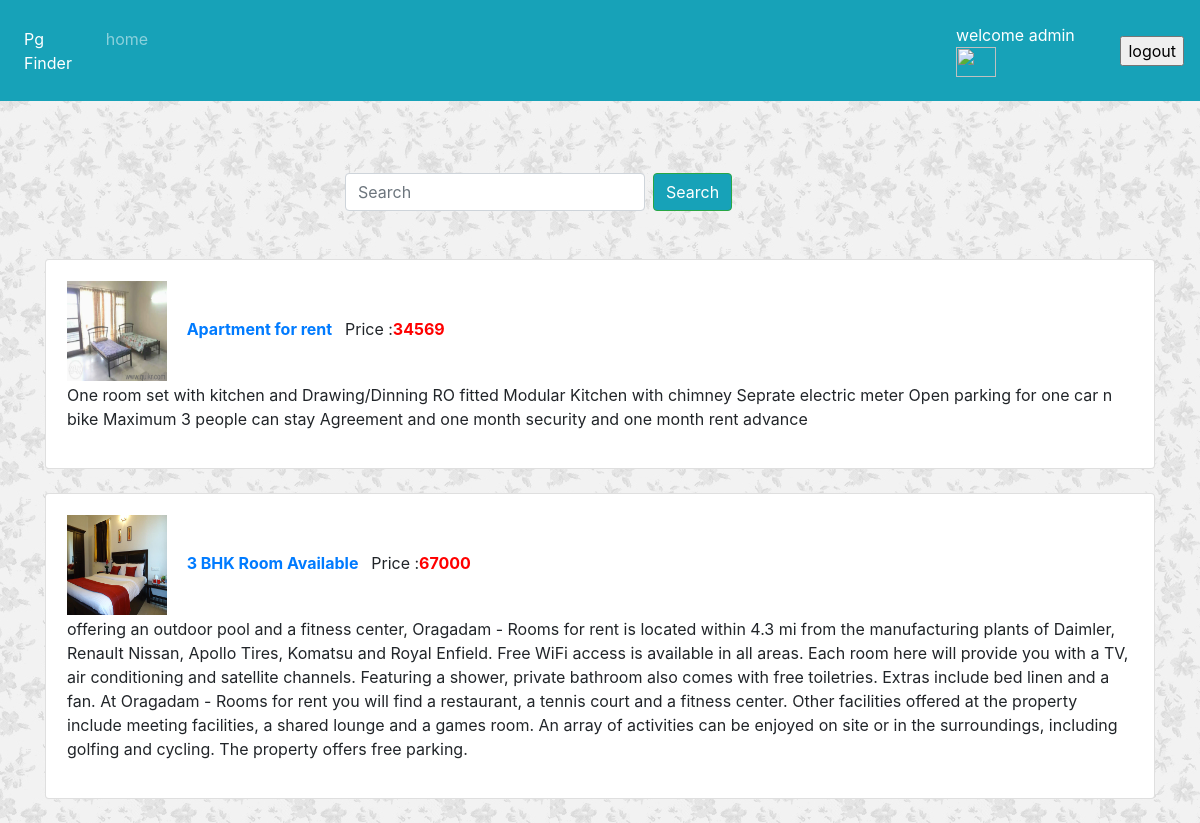
The app's page / (signed in) with its own data.
### website/models.py (models this page shows, shortened)
class ItemModel(models.Model):
    id=AutoField(primary_key=True)
    title = models.CharField(max_length=100)
    description = models.CharField(max_length=10000)
    image1 = models.ImageField(upload_to="media/")
    image2 = models.ImageField(upload_to="media/")
    image3 = models.ImageField(upload_to="media/")
    price = models.CharField(max_length=100)
    buildingtype = models.CharField(max_length=100)
    contact = models.CharField(max_length=100)
    email = models.EmailField(max_length=100)
    location = models.CharField(max_length=100)
    postedon = models.CharField(max_length=100)
    postedby = models.CharField(max_length=100)
    class Meta:
        db_table = "posts"

### website/views.py (the view)
# urls.py: path('',homepage),
def  homepage(request):
    q = request.GET.get("q")
    if q is not None:
        obj = ItemModel.objects.filter(title__contains=q)
    else:
        obj = ItemModel.objects.all()
    is_empty=len(obj)==0
    return  render(request,"home.html",{'data':obj,'is_empty':is_empty})

### templates/home.html (shortened to what this page needs)
{%  extends "base.html" %}
{%  block content %}
<center>
<form class="form-inline" action="http://localhost:8000/">
    <input class="form-control mr-sm-2" type="text" placeholder="Search" name="q" style="margin-left:300px;width:300px;">
    <button class="btn btn-success bg-info" type="submit">Search</button>
  </form>
    <br><br>
</center>
{% for i in data %}
     <div class="card">
    <div class="card-body">
        <table>
            <tr> <td><img src="media/{{ i.image1 }}" width="100" height="100"> <strong>&nbsp;&nbsp;&nbsp;&nbsp;<a style="text-decoration: none;" href="http://localhost:8000/pgdetails?id={{i.id}}">{{i.title}}</a> </strong>&nbsp;&nbsp;Price :<b><font color="red">{{ i.price }}</font> </b></td></tr>
<tr><td><p></b>{{i.description}}</p></td></tr>
</table>
    </div>
  </div>
<br>
{% endfor %}
{%  endblock %}

### templates/base.html (shortened to what this page needs)
<!DOCTYPE html>
<html lang="en">
<head>
  <link rel="stylesheet" href="https://maxcdn.bootstrapcdn.com/bootstrap/4.3.1/css/bootstrap.min.css">
</head>
<body background="http://localhost:8000/media/media/background.jpg">
<nav class="navbar navbar-expand-sm bg-info navbar-dark">
  <ul class="navbar-nav">
    <li class="nav-item active">
      <a class="nav-link" href="#">Pg Finder</a>
    </li>
    <li class="nav-item">
      <a class="nav-link" href="http://localhost:8000">home</a>
    </li>
  </ul>
	  {% if request.session.yes %}
  <p style="margin-left: 800px;margin-top: 15px;"> <font color="white">welcome  {{request.session.username}}</font>&nbsp;&nbsp;
	  <img src="../media/{{ request.session.image }}" height="30" width="40">
              <form action="http://localhost:8000/logout">
	  <input type="submit" value="logout">
      </form>
          </p>
	  {% endif %}
</nav>
<br><br><br>
<div class="container">
    {%  block   content %}
    {%  endblock %}
</div>
</body>
</html>

### records on screen
ItemModel: image1 (picture), title "Apartment for rent", price "34569", description "One room set with kitchen and Drawing/Dinning RO fitted Modular Kitchen with chimney Seprate electric meter Open parking for one car n bike Maximum 3 people can stay Agreement and one month security and one month rent advance"
ItemModel: image1 (picture), title "3 BHK Room Available", price "67000", description "offering an outdoor pool and a fitness center, Oragadam - Rooms for rent is located within 4.3 mi from the manufacturing plants of Daimler, Renault Nissan, Apollo Tires, Komatsu and Royal Enfield. Free WiFi access is available in all areas. Each room here will provide you with a TV, air conditioning and satellite channels. Featuring a shower, private bathroom also comes with free toiletries. Extras include bed linen and a fan. At Oragadam - Rooms for rent you will find a restaurant, a tennis court and a fitness center. Other facilities offered at the property include meeting facilities, a shared lounge and a games room. An array of activities can be enjoyed on site or in the surroundings,…"

### other values on screen
{{ request.session.username }} "admin"
